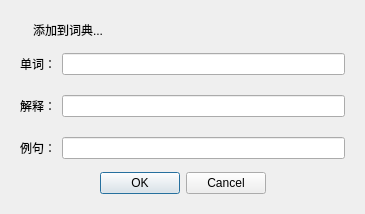
<?xml version="1.0" encoding="UTF-8"?>
<ui version="4.0">
 <class>InputDialog</class>
 <widget class="QDialog" name="InputDialog">
  <property name="windowModality">
   <enum>Qt::ApplicationModal</enum>
  </property>
  <property name="geometry">
   <rect>
    <x>0</x>
    <y>0</y>
    <width>365</width>
    <height>214</height>
   </rect>
  </property>
  <property name="windowTitle">
   <string>Dialog</string>
  </property>
  <property name="windowOpacity">
   <double>0.800000000000000</double>
  </property>
  <property name="styleSheet">
   <string notr="true">#InputDialog{
	background-image: url(:/image/res/inputdlgbg.png);
border-radius:10px;
}</string>
  </property>
  <property name="sizeGripEnabled">
   <bool>false</bool>
  </property>
  <property name="modal">
   <bool>true</bool>
  </property>
  <layout class="QVBoxLayout" name="verticalLayout">
   <property name="leftMargin">
    <number>20</number>
   </property>
   <property name="topMargin">
    <number>20</number>
   </property>
   <property name="rightMargin">
    <number>20</number>
   </property>
   <property name="bottomMargin">
    <number>20</number>
   </property>
   <item>
    <layout class="QHBoxLayout" name="horizontalLayout">
     <item>
      <widget class="QLabel" name="label_5">
       <property name="maximumSize">
        <size>
         <width>20</width>
         <height>20</height>
        </size>
       </property>
       <property name="text">
        <string/>
       </property>
       <property name="pixmap">
        <pixmap resource="Image.qrc">:/image/res/logo.png</pixmap>
       </property>
       <property name="scaledContents">
        <bool>true</bool>
       </property>
      </widget>
     </item>
     <item>
      <widget class="QLabel" name="label_4">
       <property name="text">
        <string>添加到词典...</string>
       </property>
      </widget>
     </item>
     <item>
      <spacer name="horizontalSpacer">
       <property name="orientation">
        <enum>Qt::Horizontal</enum>
       </property>
       <property name="sizeHint" stdset="0">
        <size>
         <width>40</width>
         <height>20</height>
        </size>
       </property>
      </spacer>
     </item>
    </layout>
   </item>
   <item>
    <spacer name="verticalSpacer">
     <property name="orientation">
      <enum>Qt::Vertical</enum>
     </property>
     <property name="sizeHint" stdset="0">
      <size>
       <width>20</width>
       <height>40</height>
      </size>
     </property>
    </spacer>
   </item>
   <item>
    <layout class="QGridLayout" name="gridLayout">
     <property name="horizontalSpacing">
      <number>6</number>
     </property>
     <property name="verticalSpacing">
      <number>20</number>
     </property>
     <item row="0" column="0">
      <widget class="QLabel" name="label">
       <property name="text">
        <string>单词：</string>
       </property>
      </widget>
     </item>
     <item row="0" column="1">
      <widget class="QLineEdit" name="editWord"/>
     </item>
     <item row="1" column="0">
      <widget class="QLabel" name="label_2">
       <property name="text">
        <string>解释：</string>
       </property>
      </widget>
     </item>
     <item row="1" column="1">
      <widget class="QLineEdit" name="editExplain"/>
     </item>
     <item row="2" column="0">
      <widget class="QLabel" name="label_3">
       <property name="text">
        <string>例句：</string>
       </property>
      </widget>
     </item>
     <item row="2" column="1">
      <widget class="QLineEdit" name="editSentence"/>
     </item>
    </layout>
   </item>
   <item>
    <spacer name="verticalSpacer_2">
     <property name="orientation">
      <enum>Qt::Vertical</enum>
     </property>
     <property name="sizeHint" stdset="0">
      <size>
       <width>20</width>
       <height>40</height>
      </size>
     </property>
    </spacer>
   </item>
   <item>
    <widget class="QDialogButtonBox" name="buttonBox">
     <property name="orientation">
      <enum>Qt::Horizontal</enum>
     </property>
     <property name="standardButtons">
      <set>QDialogButtonBox::Cancel|QDialogButtonBox::Ok</set>
     </property>
     <property name="centerButtons">
      <bool>true</bool>
     </property>
    </widget>
   </item>
  </layout>
 </widget>
 <resources>
  <include location="Image.qrc"/>
 </resources>
 <connections>
  <connection>
   <sender>buttonBox</sender>
   <signal>accepted()</signal>
   <receiver>InputDialog</receiver>
   <slot>accept()</slot>
   <hints>
    <hint type="sourcelabel">
     <x>248</x>
     <y>254</y>
    </hint>
    <hint type="destinationlabel">
     <x>157</x>
     <y>274</y>
    </hint>
   </hints>
  </connection>
  <connection>
   <sender>buttonBox</sender>
   <signal>rejected()</signal>
   <receiver>InputDialog</receiver>
   <slot>reject()</slot>
   <hints>
    <hint type="sourcelabel">
     <x>316</x>
     <y>260</y>
    </hint>
    <hint type="destinationlabel">
     <x>286</x>
     <y>274</y>
    </hint>
   </hints>
  </connection>
 </connections>
</ui>
